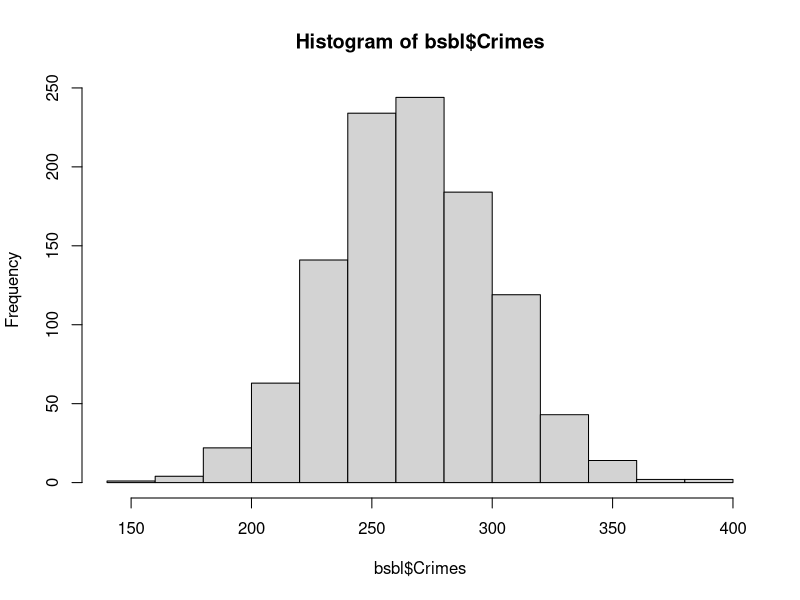
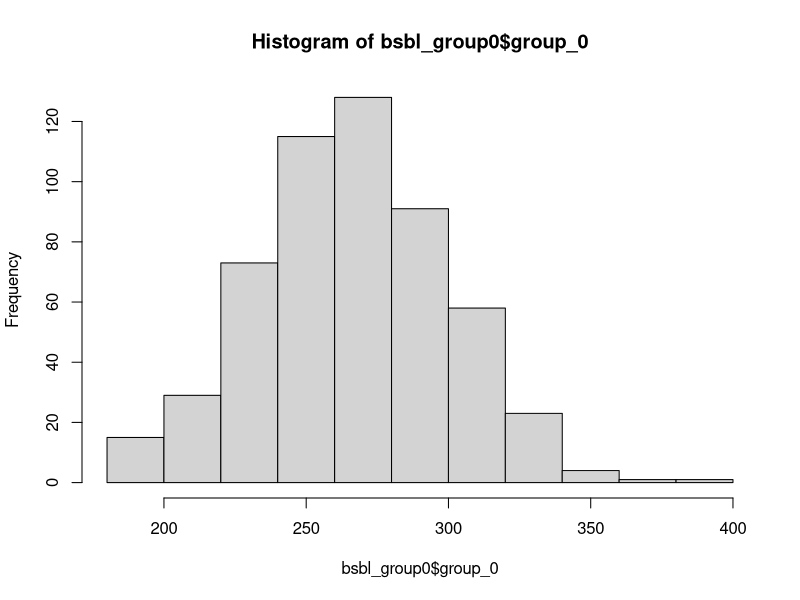
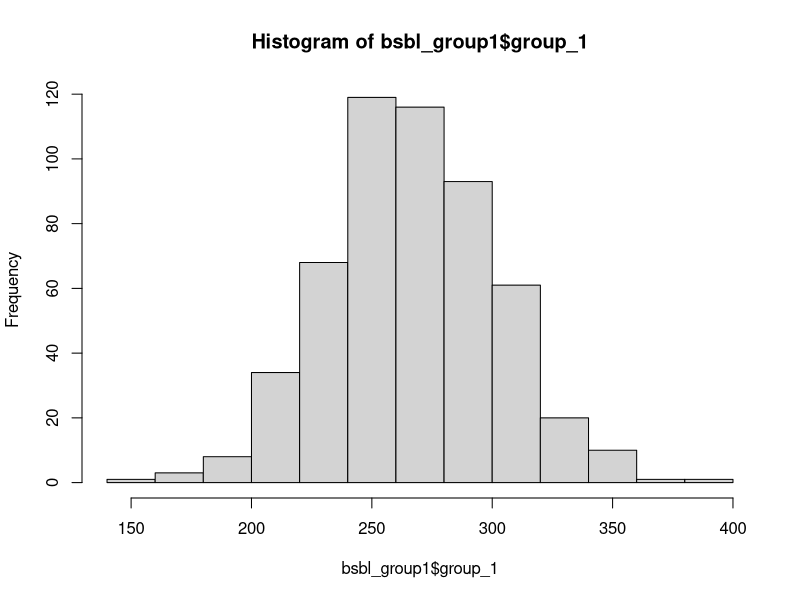

These figures' R source, in order:
library(tidyverse)
library(tidyr)
library(readr)
library(dplyr)

baseball_data <- read.csv("./CrimeImpactOnSports/output/baseball_data.csv")
baseball_groups <- baseball_data %>% select(2, 3) %>% group_by(Won)

#shorten df names
bsbl <- baseball_data 

hist(bsbl$Crimes) #check normal distribution of crimes

id <- rownames(bsbl)
bsbl <- cbind(id=id, bsbl)


bsbl1 <- bsbl %>%
  mutate(group = paste0('group_', Won))%>%
  spread(group, Crimes)

bsbl_group0 <- bsbl1 %>%
  select(group_0) %>%
  filter(group_0 !='NA')

bsbl_group1 <-bsbl1 %>%
  select(group_1) %>%
  filter(group_1 !='NA')

hist(bsbl_group0$group_0)
hist(bsbl_group1$group_1)

res <- wilcox.test(bsbl_group0$group_0, bsbl_group1$group_1)
res

t.test(bsbl_group0$group_0, bsbl_group1$group_1, alternative = "two.sided", var.equal = FALSE)

